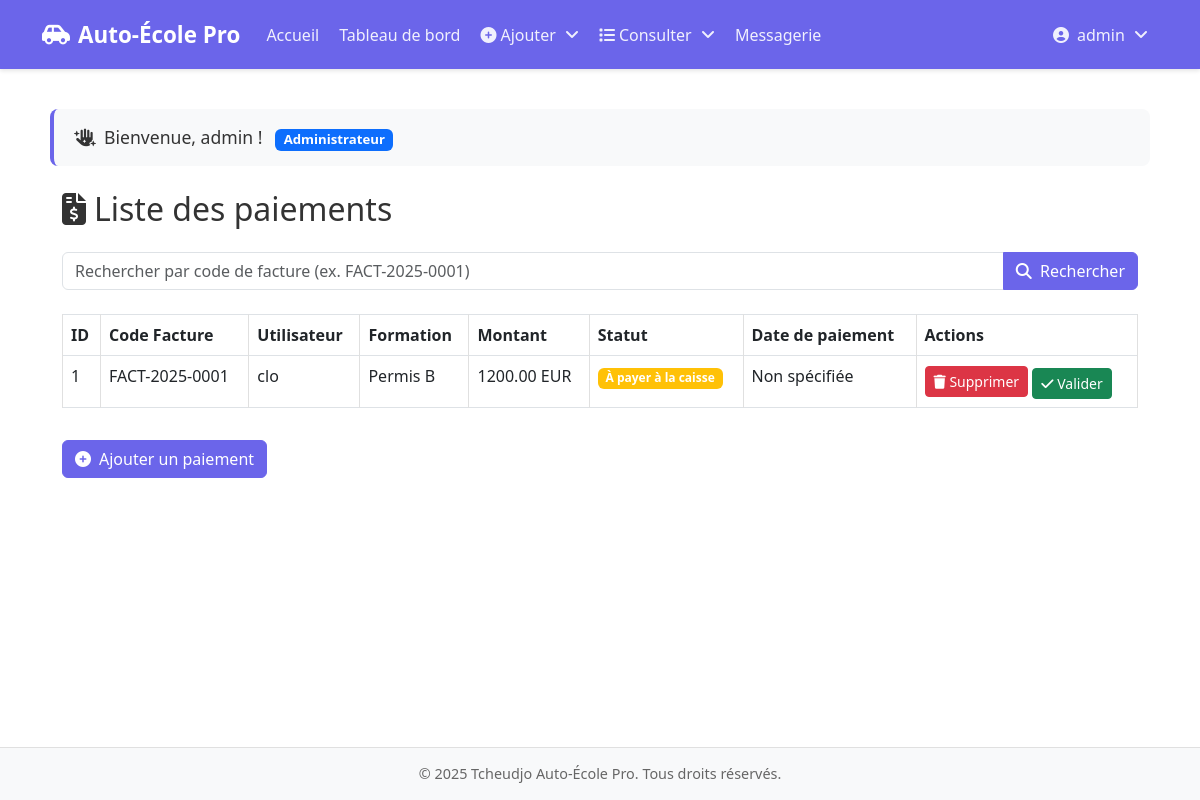
The page /Vue/listePaiement.php (signed in) on the database its author committed.
### tables this page shows
CREATE TABLE paiements (
                           id INT AUTO_INCREMENT PRIMARY KEY,
                           user_id INT NOT NULL,
                           formation_id INT NOT NULL,
                           montant DECIMAL(10, 2) NOT NULL,
                           date_paiement TIMESTAMP DEFAULT CURRENT_TIMESTAMP,
                           statut ENUM('payé', 'en attente') DEFAULT 'en attente',
                           FOREIGN KEY (user_id) REFERENCES users(id),
                           FOREIGN KEY (formation_id) REFERENCES formations(id)
);

CREATE TABLE factures (
                          id INT AUTO_INCREMENT PRIMARY KEY,
                          apprenant_id INT NOT NULL,
                          montant_total DECIMAL(10, 2) NOT NULL,
                          date_facture DATE NOT NULL,
                          created_at TIMESTAMP DEFAULT CURRENT_TIMESTAMP,
                          FOREIGN KEY (apprenant_id) REFERENCES apprenants(id) ON DELETE CASCADE
);

CREATE TABLE users (
                       id INT AUTO_INCREMENT PRIMARY KEY,
                       username VARCHAR(50) UNIQUE NOT NULL,
                       password VARCHAR(255) NOT NULL, 
                       email VARCHAR(191) UNIQUE NOT NULL, 
                       role VARCHAR(50) NOT NULL,
                       created_at TIMESTAMP DEFAULT CURRENT_TIMESTAMP
);

CREATE TABLE formations (
                            id INT AUTO_INCREMENT PRIMARY KEY,
                            titre VARCHAR(255) NOT NULL,
                            description TEXT,
                            prix DECIMAL(10, 2) NOT NULL,
                            date_debut DATE,
                            date_fin DATE
);

### Controller/PaiementController.php (called while the page is built, shortened)
<?php
class PaiementController {
    private $pdo;
    public function __construct() {
        try {
            $this->pdo = new PDO(DNS, USER, PASSWORD);
            $this->pdo->setAttribute(PDO::ATTR_ERRMODE, PDO::ERRMODE_EXCEPTION);
        } catch (PDOException $e) {
            die("Erreur de connexion : " . $e->getMessage());
        }
    }
    public function getAllPaiements() {
        $stmt = $this->pdo->query("
            SELECT p.*, u.username, f.titre AS formation_titre, fa.code_facture
            FROM paiements p
            JOIN users u ON p.user_id = u.id
            JOIN formations f ON p.formation_id = f.id
            LEFT JOIN apprenants a ON a.user_id = p.user_id
            LEFT JOIN factures fa ON fa.apprenant_id = a.id AND fa.montant_total = p.montant
        ");
        return $stmt->fetchAll(PDO::FETCH_ASSOC);
    }
    }
?>

### Vue/listePaiement.php (the view, shortened to what this page needs)
<?php
require_once '../Controller/PaiementController.php';
$controller = new PaiementController();
$searchCode = isset($_GET['search_code']) ? trim($_GET['search_code']) : '';
if ($searchCode) {
    $paiements = $controller->searchPaiementsByFactureCode($searchCode);
} else {
    $paiements = $controller->getAllPaiements();
}
?>
<div class="container mt-4">
    <h2 class="mb-4">
        <i class="fas fa-file-invoice-dollar me-2"></i>Liste des paiements
    </h2>
    <form method="GET" action="listePaiement.php" class="mb-4">
        <div class="input-group">
            <input type="text" name="search_code" class="form-control" placeholder="Rechercher par code de facture (ex. FACT-2025-0001)" value="<?php echo htmlspecialchars($searchCode); ?>">
            <button type="submit" class="btn btn-primary">
                <i class="fas fa-search me-1"></i> Rechercher
            </button>
        </div>
    </form>
    <table class="table table-bordered">
        <thead>
        <tr>
            <th>ID</th>
            <th>Code Facture</th>
            <th>Utilisateur</th>
            <th>Formation</th>
            <th>Montant</th>
            <th>Statut</th>
            <th>Date de paiement</th>
            <th>Actions</th>
        </tr>
        </thead>
        <tbody>
        <?php if (empty($paiements)): ?>
            <tr>
                <td colspan="8" class="text-center">Aucun paiement trouvé.</td>
            </tr>
        <?php else: ?>
            <?php foreach ($paiements as $paiement): ?>
                <tr>
                    <td><?php echo htmlspecialchars($paiement['id']); ?></td>
                    <td><?php echo htmlspecialchars($paiement['code_facture'] ?? 'N/A'); ?></td>
                    <td><?php echo htmlspecialchars($paiement['username']); ?></td>
                    <td><?php echo htmlspecialchars($paiement['formation_titre']); ?></td>
                    <td><?php echo htmlspecialchars($paiement['montant']); ?> EUR</td>
                    <td>
                        <?php
                        if ($paiement['statut'] === 'payé') {
                            echo '<span class="badge bg-success">Payé</span>';
                        } elseif ($paiement['statut'] === 'à payer à la caisse') {
                            echo '<span class="badge bg-warning">À payer à la caisse</span>';
                        } else {
                            echo '<span class="badge bg-secondary">En attente</span>';
                        }
                        ?>
                    </td>
                    <td><?php echo htmlspecialchars($paiemzent['date_paiement'] ?? 'Non spécifiée'); ?></td>
                    <td>
                        <a href="../Controller/PaiementController.php?action=delete&id=<?php echo $paiement['id']; ?>"
                           class="btn btn-sm btn-danger"
                           onclick="return confirm('Êtes-vous sûr de vouloir supprimer ce paiement ?');">
                            <i class="fas fa-trash"></i> Supprimer
                        </a>
                        <?php if ($paiement['statut'] === 'à payer à la caisse'): ?>
                            <a href="../Controller/PaiementController.php?action=validate&id=<?php echo $paiement['id']; ?>"
                               class="btn btn-sm btn-success mt-1"
                               onclick="return confirm('Valider ce paiement ?');">
                                <i class="fas fa-check"></i> Valider
                            </a>
                        <?php endif; ?>
                    </td>
                </tr>
            <?php endforeach; ?>
        <?php endif; ?>
        </tbody>
    </table>
    <a href="formulairePaiement.php" class="btn btn-primary mt-3">
        <i class="fas fa-plus-circle me-2"></i>Ajouter un paiement
    </a>
</div>
<?php
require 'template.php';
?>

### Vue/template.php (style rules this page uses)
:root { --primary-color: #6b65ea; --secondary-color: #5550c7; --light-bg: #FFFFFF; --light-text: #333333; }
body { font-family: 'Segoe UI', Tahoma, Geneva, Verdana, sans-serif; background-color: var(--light-bg); color: var(--light-text); min-height: 100vh; display: flex; flex-direction: column; }
table { width: 100%; margin-top: 20px; border-collapse: collapse; }
table, th, td { border: 1px solid #e0e0e0; }
th { background-color: #f5f5f5; color: #333; font-weight: 600; padding: 12px 15px; }
td { padding: 10px 15px; }
.btn-primary { background-color: var(--primary-color); border-color: var(--primary-color); }

### rows shown on the page
paiements: id "1", factures.code_facture "FACT-2025-0001", user.username "clo", formation.titre "Permis B", montant "1200.00", shows "À payer à la caisse"

### other values the page prints
$_SESSION['username'] "admin"
